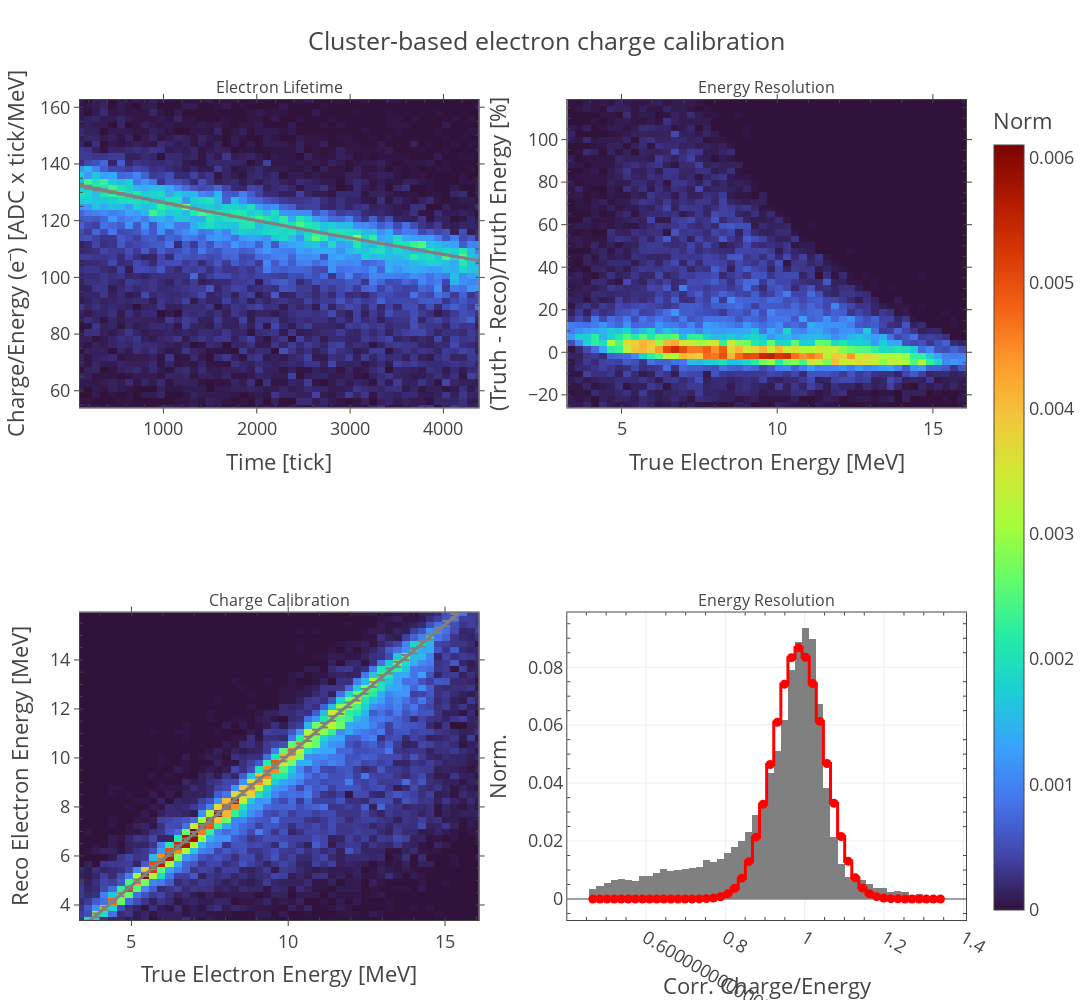

This figure's notebook cell:
### Code cell
# Plot the calibration workflow
acc = 50
factor = 1
fit = {"color":"grey","threshold":0.4,"trimm":2, "spec_type":"max", "print":True, "opacity": 1}
fig = make_subplots(
    rows=2, cols=2, subplot_titles=("Electron Lifetime", "Energy Resolution", "Charge Calibration", "Energy Resolution")
)

fit["func"] = "exponential"
fig, corr_popt, perr = get_hist2d_fit(
    np.abs(data["Time"][filter_idx]),
    (data["Charge"] / (factor * data["ElectronE"]))[filter_idx],
    fig,
    idx=(1,1),
    per=[1,99],
    acc=acc,
    fit=fit,
    density=True,
    zoom=True,
    debug=False,
)

# Energy computation
data["Correction"] = np.exp(np.abs(data["Time"]) / corr_popt[1])
data["Energy"] = data["Charge"] * data["Correction"] / corr_popt[0]

x,y,h = get_hist2d(np.abs(data["Energy"][filter_idx]),100*(data["ElectronE"][filter_idx] - data["Energy"][filter_idx])/data["Energy"][filter_idx],density=True,acc=acc)
fig.add_trace(
    go.Heatmap(
        x=x,
        y=y,
        z=h.T,
        coloraxis="coloraxis",
    ),row=1,col=2
)

fit["func"] = "linear"
fig, reco_popt, perr = get_hist2d_fit(
    factor * data["ElectronE"][filter_idx],
    data["Energy"][filter_idx],
    fig,
    idx=(2,1),
    per=[1,99],
    acc=acc,
    fit=fit,
    zoom=True,
    debug=False,
)

fit["func"] = "gauss"
fit["color"] = "red"
fig, res_popt, perr = get_hist1d_fit(
    (data["Energy"] / (factor * data["ElectronE"]))[filter_idx],
    fig,
    idx=(2,2),
    per=[1,99],
    acc=acc,
    fit=fit,
    debug=False,
)

fig.update_layout(
    coloraxis=dict(colorscale="Turbo", colorbar=dict(title="Norm")),
    showlegend=False,
    xaxis1_title="Time [tick]",
    xaxis2_title="True Electron Energy [MeV]",
    xaxis3_title="True Electron Energy [MeV]",
    xaxis4_title="Corr. Charge/Energy",
    yaxis1_title="Charge/Energy (e⁻) [ADC x tick/MeV]",
    yaxis2_title="(Truth - Reco)/Truth Energy [%]",
    yaxis3_title="Reco Electron Energy [MeV]",
    yaxis4_title="Norm.",
)

fig = format_coustom_plotly(
    fig, fontsize=18, matches=(None, None), figsize=(2000,1000), title="Cluster-based electron charge calibration"
)
fig.show()

### Figure 1 — Plotly figure (JSON) as saved in the notebook; plotly's stock layout.template omitted (floating-point values rounded to 4 significant figures; data arrays with more than 128 entries replaced by an {"elided": "..."} marker saying what was removed)
{"data": [{"coloraxis": "coloraxis", "type": "heatmap", "x": [105.9, 193.0, 280.2, 367.4, 454.6, 541.8, 629.0, 716.1, 803.3, 890.5, 977.7, 1065.0, 1152.0, 1239.0, 1326.0, 1414.0, 1501.0, 1588.0, 1675.0, 1762.0, 1850.0, 1937.0, 2024.0, 2111.0, 2198.0, 2285.0, 2373.0, 2460.0, 2547.0, 2634.0, 2721.0, 2809.0, 2896.0, 2983.0, 3070.0, 3157.0, 3244.0, 3332.0, 3419.0, 3506.0, 3593.0, 3680.0, 3768.0, 3855.0, 3942.0, 4029.0, 4116.0, 4203.0, 4291.0, 4378.0], "xaxis": "x", "y": [54.1, 56.32, 58.53, 60.74, 62.96, 65.17, 67.38, 69.6, 71.81, 74.02, 76.24, 78.45, 80.66, 82.88, 85.09, 87.3, 89.52, 91.73, 93.94, 96.15, 98.37, 100.6, 102.8, 105.0, 107.2, 109.4, 111.6, 113.9, 116.1, 118.3, 120.5, 122.7, 124.9, 127.1, 129.4, 131.6, 133.8, 136.0, 138.2, 140.4, 142.6, 144.8, 147.1, 149.3, 151.5, 153.7, 155.9, 158.1, 160.3, 162.6], "yaxis": "y", "z": {"elided": "50x50 float values"}}, {"error_y": {"array": [0.5209, 0.4596, 0.4055, 0.3578, 0.3157, 0.2786, 0.2458, 0.2169, 0.1913, 0.1688, 0.149, 0.1314, 0.116, 0.1023, 0.09029, 0.07966, 0.07029, 0.06202, 0.05472, 0.04828, 0.0426, 0.03759, 0.03316, 0.02926, 0.02582, 0.02278, 0.0201, 0.01774, 0.01565, 0.01381, 0.01218, 0.01075, 0.009484, 0.008368, 0.007384, 0.006515, 0.005748, 0.005072, 0.004475, 0.003948, 0.003484, 0.003074, 0.002712, 0.002393, 0.002112, 0.001863, 0.001644, 0.00145, 0.00128, 0.001129], "type": "data", "visible": true}, "marker": {"color": "grey", "opacity": 1}, "mode": "lines", "name": "Fit", "type": "scatter", "x": [105.9, 193.0, 280.2, 367.4, 454.6, 541.8, 629.0, 716.1, 803.3, 890.5, 977.7, 1065.0, 1152.0, 1239.0, 1326.0, 1414.0, 1501.0, 1588.0, 1675.0, 1762.0, 1850.0, 1937.0, 2024.0, 2111.0, 2198.0, 2285.0, 2373.0, 2460.0, 2547.0, 2634.0, 2721.0, 2809.0, 2896.0, 2983.0, 3070.0, 3157.0, 3244.0, 3332.0, 3419.0, 3506.0, 3593.0, 3680.0, 3768.0, 3855.0, 3942.0, 4029.0, 4116.0, 4203.0, 4291.0, 4378.0], "xaxis": "x", "y": [132.4, 131.8, 131.2, 130.6, 130.0, 129.5, 128.9, 128.3, 127.7, 127.1, 126.5, 126.0, 125.4, 124.8, 124.3, 123.7, 123.1, 122.6, 122.0, 121.5, 120.9, 120.4, 119.8, 119.3, 118.7, 118.2, 117.6, 117.1, 116.6, 116.1, 115.5, 115.0, 114.5, 114.0, 113.4, 112.9, 112.4, 111.9, 111.4, 110.9, 110.4, 109.9, 109.4, 108.9, 108.4, 107.9, 107.4, 106.9, 106.4, 106.0], "yaxis": "y"}, {"coloraxis": "coloraxis", "type": "heatmap", "x": [3.387, 3.643, 3.899, 4.155, 4.411, 4.668, 4.924, 5.18, 5.436, 5.692, 5.948, 6.204, 6.46, 6.716, 6.972, 7.228, 7.484, 7.74, 7.996, 8.253, 8.509, 8.765, 9.021, 9.277, 9.533, 9.789, 10.05, 10.3, 10.56, 10.81, 11.07, 11.33, 11.58, 11.84, 12.09, 12.35, 12.61, 12.86, 13.12, 13.37, 13.63, 13.89, 14.14, 14.4, 14.65, 14.91, 15.17, 15.42, 15.68, 15.93], "xaxis": "x2", "y": [-24.52, -21.63, -18.74, -15.85, -12.96, -10.06, -7.173, -4.281, -1.389, 1.502, 4.394, 7.286, 10.18, 13.07, 15.96, 18.85, 21.74, 24.64, 27.53, 30.42, 33.31, 36.2, 39.09, 41.98, 44.88, 47.77, 50.66, 53.55, 56.44, 59.33, 62.23, 65.12, 68.01, 70.9, 73.79, 76.68, 79.58, 82.47, 85.36, 88.25, 91.14, 94.03, 96.93, 99.82, 102.7, 105.6, 108.5, 111.4, 114.3, 117.2], "yaxis": "y2", "z": {"elided": "50x50 float values"}}, {"coloraxis": "coloraxis", "type": "heatmap", "x": [3.36, 3.619, 3.879, 4.138, 4.398, 4.657, 4.917, 5.176, 5.436, 5.695, 5.955, 6.214, 6.474, 6.733, 6.992, 7.252, 7.511, 7.771, 8.03, 8.29, 8.549, 8.809, 9.068, 9.328, 9.587, 9.847, 10.11, 10.37, 10.63, 10.88, 11.14, 11.4, 11.66, 11.92, 12.18, 12.44, 12.7, 12.96, 13.22, 13.48, 13.74, 14.0, 14.26, 14.52, 14.78, 15.04, 15.3, 15.56, 15.81, 16.07], "xaxis": "x3", "y": [3.387, 3.643, 3.899, 4.155, 4.411, 4.668, 4.924, 5.18, 5.436, 5.692, 5.948, 6.204, 6.46, 6.716, 6.972, 7.228, 7.484, 7.74, 7.996, 8.253, 8.509, 8.765, 9.021, 9.277, 9.533, 9.789, 10.05, 10.3, 10.56, 10.81, 11.07, 11.33, 11.58, 11.84, 12.09, 12.35, 12.61, 12.86, 13.12, 13.37, 13.63, 13.89, 14.14, 14.4, 14.65, 14.91, 15.17, 15.42, 15.68, 15.93], "yaxis": "y3", "z": {"elided": "50x50 float values"}}, {"error_y": {"array": [0.05889, 0.06001, 0.06113, 0.06225, 0.06337, 0.06448, 0.0656, 0.06672, 0.06784, 0.06896, 0.07007, 0.07119, 0.07231, 0.07343, 0.07455, 0.07566, 0.07678, 0.0779, 0.07902, 0.08014, 0.08125, 0.08237, 0.08349, 0.08461, 0.08573, 0.08684, 0.08796, 0.08908, 0.0902, 0.09131, 0.09243, 0.09355, 0.09467, 0.09579, 0.0969, 0.09802, 0.09914, 0.1003, 0.1014, 0.1025, 0.1036, 0.1047, 0.1058, 0.107, 0.1081, 0.1092, 0.1103, 0.1114, 0.1126, 0.1137], "type": "data", "visible": true}, "marker": {"color": "grey", "opacity": 1}, "mode": "lines", "name": "Fit", "type": "scatter", "x": [3.36, 3.619, 3.879, 4.138, 4.398, 4.657, 4.917, 5.176, 5.436, 5.695, 5.955, 6.214, 6.474, 6.733, 6.992, 7.252, 7.511, 7.771, 8.03, 8.29, 8.549, 8.809, 9.068, 9.328, 9.587, 9.847, 10.11, 10.37, 10.63, 10.88, 11.14, 11.4, 11.66, 11.92, 12.18, 12.44, 12.7, 12.96, 13.22, 13.48, 13.74, 14.0, 14.26, 14.52, 14.78, 15.04, 15.3, 15.56, 15.81, 16.07], "xaxis": "x3", "y": [3.033, 3.31, 3.587, 3.863, 4.14, 4.417, 4.693, 4.97, 5.247, 5.523, 5.8, 6.077, 6.353, 6.63, 6.906, 7.183, 7.46, 7.736, 8.013, 8.29, 8.566, 8.843, 9.12, 9.396, 9.673, 9.95, 10.23, 10.5, 10.78, 11.06, 11.33, 11.61, 11.89, 12.16, 12.44, 12.72, 12.99, 13.27, 13.55, 13.82, 14.1, 14.38, 14.65, 14.93, 15.21, 15.48, 15.76, 16.04, 16.31, 16.59], "yaxis": "y3"}, {"marker": {"color": "grey"}, "name": "Spectrum", "type": "bar", "x": [0.4664, 0.4842, 0.5021, 0.52, 0.5378, 0.5557, 0.5736, 0.5914, 0.6093, 0.6272, 0.645, 0.6629, 0.6808, 0.6986, 0.7165, 0.7344, 0.7522, 0.7701, 0.788, 0.8058, 0.8237, 0.8416, 0.8594, 0.8773, 0.8952, 0.913, 0.9309, 0.9488, 0.9666, 0.9845, 1.002, 1.02, 1.038, 1.056, 1.074, 1.092, 1.11, 1.127, 1.145, 1.163, 1.181, 1.199, 1.217, 1.235, 1.253, 1.27, 1.288, 1.306, 1.324, 1.342], "xaxis": "x4", "y": [0.003351, 0.004623, 0.005387, 0.006574, 0.006829, 0.006532, 0.006065, 0.007889, 0.008017, 0.008992, 0.01052, 0.009628, 0.01005, 0.01048, 0.0106, 0.01099, 0.01353, 0.01264, 0.01391, 0.01603, 0.01781, 0.02011, 0.02324, 0.02889, 0.03351, 0.0436, 0.0512, 0.06167, 0.07911, 0.08856, 0.09357, 0.08971, 0.06744, 0.03839, 0.02134, 0.01222, 0.007465, 0.006235, 0.006447, 0.005132, 0.003945, 0.003817, 0.002545, 0.002842, 0.002545, 0.001527, 0.001569, 0.001018, 0.0009756, 0.0009332], "yaxis": "y4"}, {"error_y": {"array": [0, 0, 0, 0, 0, 0, 0, 0, 0, 0, 0, 0, 0, 0, 0, 0, 0, 0, 0, 0, 0, 0, 0, 0, 0, 0, 0, 0, 0, 0, 0, 0, 0, 0, 0, 0, 0, 0, 0, 0, 0, 0, 0, 0, 0, 0, 0, 0, 0, 0], "type": "data", "visible": true}, "line": {"color": "red", "shape": "hvh"}, "mode": "lines+markers", "name": "Fit", "type": "scatter", "x": [0.4664, 0.4842, 0.5021, 0.52, 0.5378, 0.5557, 0.5736, 0.5914, 0.6093, 0.6272, 0.645, 0.6629, 0.6808, 0.6986, 0.7165, 0.7344, 0.7522, 0.7701, 0.788, 0.8058, 0.8237, 0.8416, 0.8594, 0.8773, 0.8952, 0.913, 0.9309, 0.9488, 0.9666, 0.9845, 1.002, 1.02, 1.038, 1.056, 1.074, 1.092, 1.11, 1.127, 1.145, 1.163, 1.181, 1.199, 1.217, 1.235, 1.253, 1.27, 1.288, 1.306, 1.324, 1.342], "xaxis": "x4", "y": [5.77e-16, 5.268e-15, 4.451e-14, 3.48e-13, 2.518e-12, 1.685e-11, 1.044e-10, 5.986e-10, 3.175e-09, 1.559e-08, 7.08e-08, 2.976e-07, 1.158e-06, 4.167e-06, 1.388e-05, 4.277e-05, 0.000122, 0.000322, 0.0007863, 0.001777, 0.003716, 0.007192, 0.01288, 0.02134, 0.03272, 0.04644, 0.06097, 0.07409, 0.0833, 0.08667, 0.08345, 0.07435, 0.06129, 0.04676, 0.03301, 0.02157, 0.01304, 0.007293, 0.003775, 0.001808, 0.0008016, 0.0003288, 0.0001248, 4.383e-05, 1.425e-05, 4.285e-06, 1.192e-06, 3.071e-07, 7.319e-08, 1.614e-08], "yaxis": "y4"}], "layout": {"annotations": [{"font": {"size": 16}, "showarrow": false, "text": "Electron Lifetime", "x": 0.225, "xanchor": "center", "xref": "paper", "y": 1, "yanchor": "bottom", "yref": "paper"}, {"font": {"size": 16}, "showarrow": false, "text": "Energy Resolution", "x": 0.775, "xanchor": "center", "xref": "paper", "y": 1, "yanchor": "bottom", "yref": "paper"}, {"font": {"size": 16}, "showarrow": false, "text": "Charge Calibration", "x": 0.225, "xanchor": "center", "xref": "paper", "y": 0.375, "yanchor": "bottom", "yref": "paper"}, {"font": {"size": 16}, "showarrow": false, "text": "Energy Resolution", "x": 0.775, "xanchor": "center", "xref": "paper", "y": 0.375, "yanchor": "bottom", "yref": "paper"}], "bargap": 0, "coloraxis": {"colorbar": {"title": {"text": "Norm"}}, "colorscale": [[0, "#30123b"], [0.07143, "#4145ab"], [0.1429, "#4675ed"], [0.2143, "#39a2fc"], [0.2857, "#1bcfd4"], [0.3571, "#24eca6"], [0.4286, "#61fc6c"], [0.5, "#a4fc3b"], [0.5714, "#d1e834"], [0.6429, "#f3c63a"], [0.7143, "#fe9b2d"], [0.7857, "#f36315"], [0.8571, "#d93806"], [0.9286, "#b11901"], [1, "#7a0402"]]}, "font": {"size": 18}, "height": 1000, "paper_bgcolor": "white", "showlegend": false, "title": {"text": "Cluster-based electron charge calibration"}, "width": 2000, "xaxis": {"anchor": "y", "domain": [0, 0.45], "minor": {"ticks": "inside"}, "mirror": "ticks", "range": [105.9, 4378.0], "showgrid": true, "showline": true, "tickformat": ".s", "title": {"text": "Time [tick]"}}, "xaxis2": {"anchor": "y2", "domain": [0.55, 1], "minor": {"ticks": "inside"}, "mirror": "ticks", "showgrid": true, "showline": true, "tickformat": ".s", "title": {"text": "True Electron Energy [MeV]"}}, "xaxis3": {"anchor": "y3", "domain": [0, 0.45], "minor": {"ticks": "inside"}, "mirror": "ticks", "range": [3.36, 16.07], "showgrid": true, "showline": true, "tickformat": ".s", "title": {"text": "True Electron Energy [MeV]"}}, "xaxis4": {"anchor": "y4", "domain": [0.55, 1], "minor": {"ticks": "inside"}, "mirror": "ticks", "showgrid": true, "showline": true, "tickformat": ".s", "title": {"text": "Corr. Charge/Energy"}}, "yaxis": {"anchor": "x", "domain": [0.625, 1], "minor": {"ticks": "inside"}, "mirror": "ticks", "range": [54.1, 162.6], "showgrid": true, "showline": true, "tickformat": ".s", "title": {"text": "Charge/Energy (e⁻) [ADC x tick/MeV]"}}, "yaxis2": {"anchor": "x2", "domain": [0.625, 1], "minor": {"ticks": "inside"}, "mirror": "ticks", "showgrid": true, "showline": true, "tickformat": ".s", "title": {"text": "(Truth - Reco)/Truth Energy [%]"}}, "yaxis3": {"anchor": "x3", "domain": [0, 0.375], "minor": {"ticks": "inside"}, "mirror": "ticks", "range": [3.387, 15.93], "showgrid": true, "showline": true, "tickformat": ".s", "title": {"text": "Reco Electron Energy [MeV]"}}, "yaxis4": {"anchor": "x4", "domain": [0, 0.375], "minor": {"ticks": "inside"}, "mirror": "ticks", "showgrid": true, "showline": true, "tickformat": ".s", "title": {"text": "Norm."}}}}
